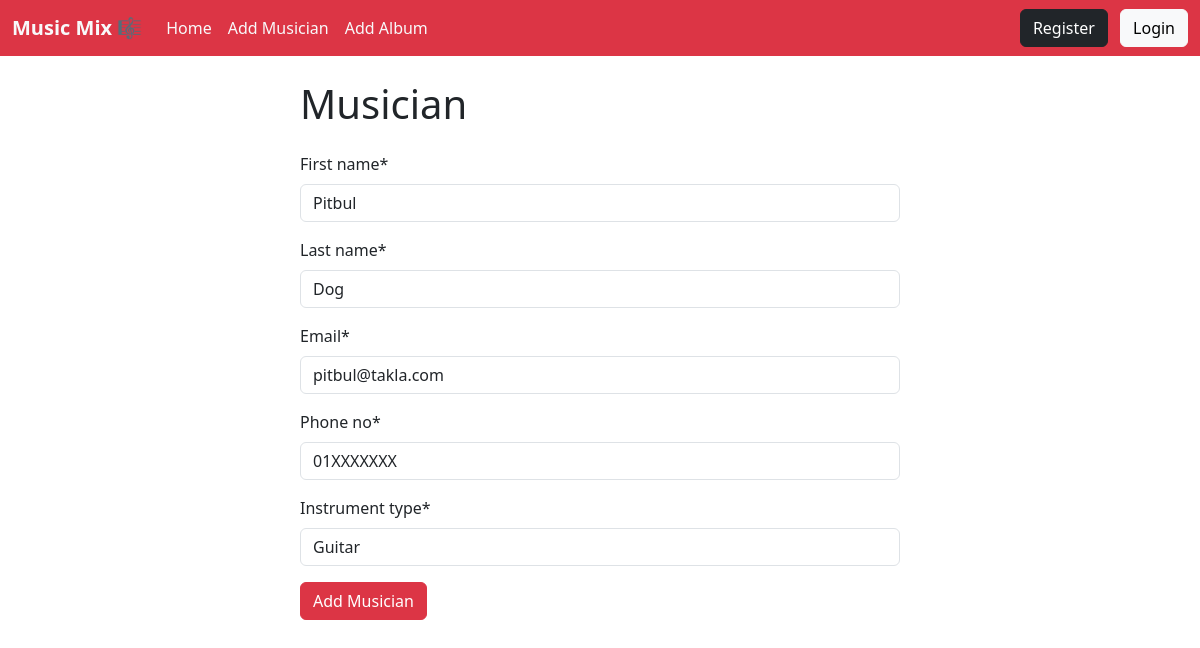
/musician/edit/1/, run on an earlier commit of the app's database.
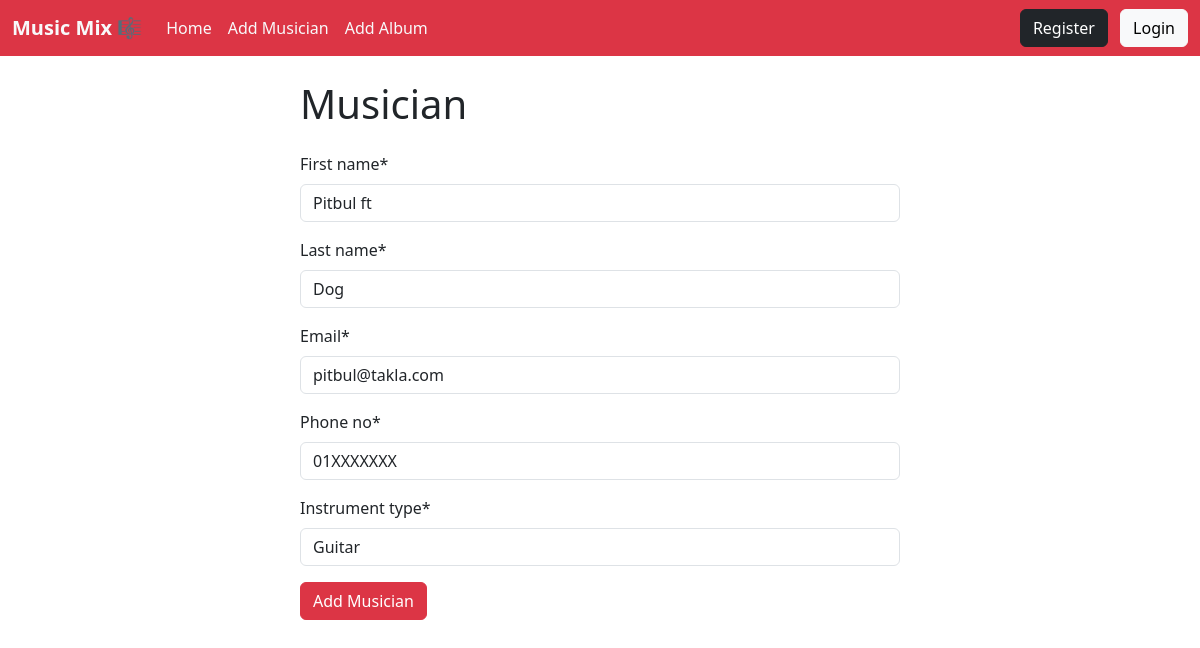
And on a later commit of the database.
### musician/models.py (models this page shows, shortened)
class Musician(models.Model):
    first_name = models.CharField(max_length=20)
    last_name = models.CharField(max_length=20)
    email = models.EmailField(max_length=30)
    phone_no = models.CharField(max_length=11)
    instrument_type = models.CharField(max_length=20)

### musician/views.py (the view)
# urls.py: path('edit/<int:id>/', views.EditMusicianView.as_view(), name="edit_musician"),
class EditMusicianView(UpdateView):
  model = models.Musician
  form_class = forms.MusicianForm
  template_name = 'add_musician.html'
  pk_url_kwarg = 'id'
  success_url = reverse_lazy('home')

### musician/forms.py
class MusicianForm(forms.ModelForm):
    class Meta:
        model = Musician
        fields = '__all__'

### musician/templates/add_musician.html (shortened to what this page needs)
{% extends "base.html" %}
{% load crispy_forms_tags  %}
{% block content %}
<form action="" style="width:50%; margin:auto" method="post">
    <h1 class="my-4">Musician</h1>
    {{form | crispy}}
    <button class="btn btn-danger">Add Musician</button>
</form>
{% endblock %}

What changed in the data, as far as the page shows it:
changed Musician "Dog": first_name "Pitbul" → "Pitbul ft"
